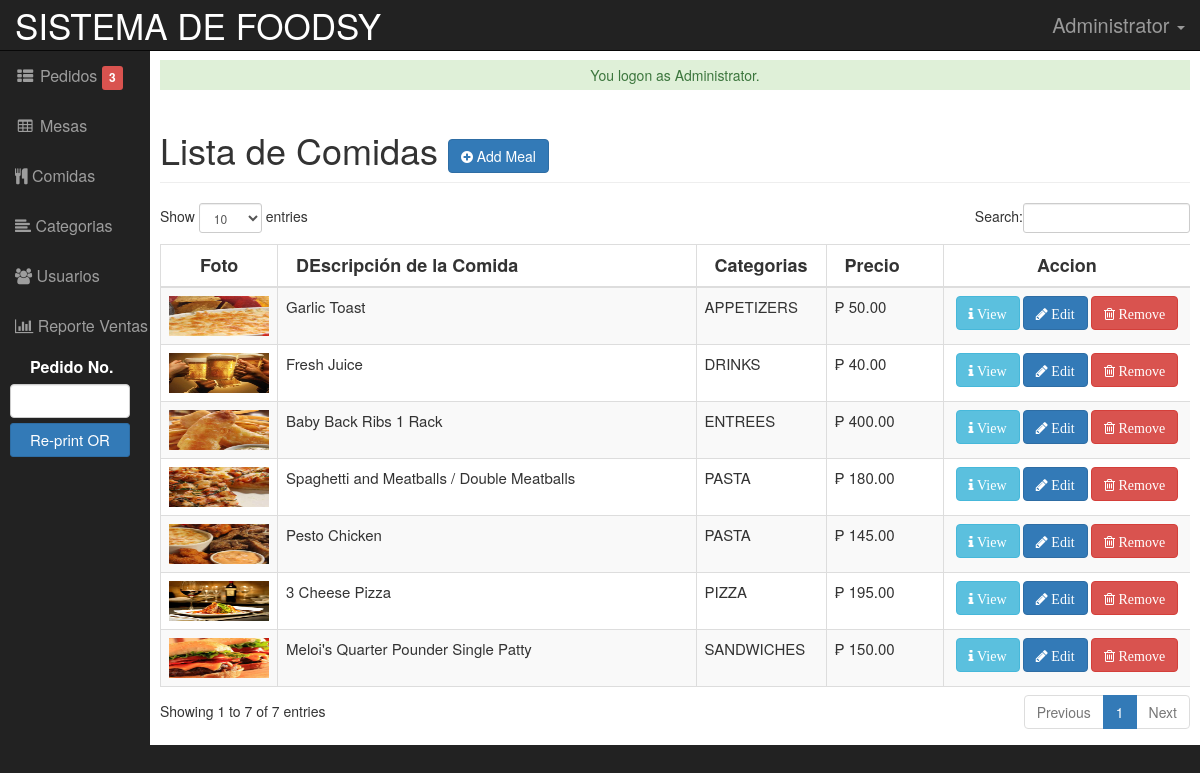
Screenshot of /admin/meals/index.php (signed in) with the database file from the repository.
### tables this page shows
CREATE TABLE IF NOT EXISTS `tbltitle` (
  `TItleID` int(11) NOT NULL AUTO_INCREMENT,
  `Title` text NOT NULL,
  `Subtitle` text NOT NULL,
  PRIMARY KEY (`TItleID`)
);

CREATE TABLE IF NOT EXISTS `tblmeals` (
  `MEALID` varchar(30) NOT NULL,
  `MEALS` varchar(255) NOT NULL,
  `CATEGORIES` varchar(90) NOT NULL,
  `PRICE` double NOT NULL,
  `CATEGORYID` int(11) NOT NULL,
  `MEALPHOTO` varchar(90) NOT NULL,
  PRIMARY KEY (`MEALID`)
);

CREATE TABLE IF NOT EXISTS `tblcategory` (
  `CATEGORYID` int(11) NOT NULL AUTO_INCREMENT,
  `CATEGORY` varchar(90) NOT NULL,
  PRIMARY KEY (`CATEGORYID`)
);

### admin/meals/index.php (called while the page is built, shortened)
<?php
require_once("../../include/initialize.php");
require_once ("../theme/templates.php");
?>

### include/database.php (called while the page is built, shortened)
<?php
class Database {
	var $sql_string = '';
	private $conn;
	public function open_connection() {
		$this->conn = mysqli_connect(server,user,pass);
		if(!$this->conn){
			echo "Problem in database connection! Contact administrator!";
			exit();
		}else{
			$db_select = mysqli_select_db($this->conn,database_name);
		}
	}
	function setQuery($sql='') {
		$this->sql_string=$sql;
	}
	function executeQuery() {
		$result = mysqli_query($this->conn,$this->sql_string);
		return $result;
	}
	private function confirm_query($result) {
		return $result;
	}
	function loadResultList( $key='' ) {
		$cur = $this->executeQuery();
		$array = array();
		while ($row = mysqli_fetch_object($cur)) {
			if ($key) {
				$array[$row->$key] = $row;
			} else {
				$array[] = $row;
			}
		}
		return $array;
	}
	function loadSingleResult() {
		$cur = $this->executeQuery();
		while ($row = mysqli_fetch_object($cur)) {
		return $data = $row;
		}
	}
	public function num_rows($result_set) {
		return mysqli_num_rows($result_set);
	}
}
$mydb = new Database();
?>

### include/function.php (called while the page is built, shortened)
<?php
function currentpage(){
		$this_page = $_SERVER['SCRIPT_NAME'];
	    $bits = explode('/',$this_page);
		return $bits[3];
	}
?>

### admin/meals/list.php (the view, shortened to what this page needs)
<div class="row">
     	 <div class="col-lg-12">
          <h1 class="page-header">Lista de Comidas  <a href="index.php?view=add" class="btn btn-primary btn-s  ">  <i class="fa fa-plus-circle fw-fa"></i> Add Meal</a>  </h1>
     		</div>
 		 </div>
	    <form action="controller.php?action=delete" Method="POST">
	    <div class="table-responsive">
		<table id="dash-table"  class="table table-striped table-bordered table-hover "  style="font-size:12px" cellspacing="0" >
		  <thead style="font-size: 18px;">
		  	<tr>
		  		<th style="text-align: center;">Foto</th>
		  		<th>DEscripción de la Comida</th>
		  		<th>Categorias</th>
		  		<th>Precio</th>
		  		<th style="text-align: center;">Accion</th>
		  	</tr>
		  </thead>
	  <tbody>
		  	<?php
		  		$query = "SELECT * FROM `tblmeals` m , `tblcategory` c
         					 WHERE  m.`CATEGORYID` = c.`CATEGORYID` ORDER BY CATEGORIES ";
		  		$mydb->setQuery($query);
		  		$cur = $mydb->loadResultList();
				foreach ($cur as $result) {
		  		echo '<tr>';
		    	echo '<td width="100px">
					<a class="MEALID" href="#" data-target="#menuModal"  data-toggle="modal"  data-id="'.$result->MEALID.'">
					<img  title="Change Photo" width="100px" height="40px" src="'.web_root.'admin/meals/'.$result->MEALPHOTO . '">
					</a></td>';
		  		echo '<td style="font-size:15px;">'.$result->MEALS.'</a></td>';
		  		echo '<td style="font-size:15px; width:100px">'. $result->CATEGORY.'</td>';
		  		echo '<td style="font-size:15px;" width="100px"> &#8369 '.  number_format($result->PRICE,2).'</td>';
		  	 	echo '<td align="center" width="230px"> <a title="View Info" href="index.php?view=view&id='.$result->MEALID.'" class="btn btn-info btn-s  ">  <span class="fa  fa-info fw-fa "> View</a>
		  	 	     <a title="Edit" href="index.php?view=edit&id='.$result->MEALID.'" class="btn btn-primary btn-s  ">  <span class="fa fa-pencil fw-fa"> Edit</a>
		  		     <a title="Remove" href="controller.php?action=delete&id='.$result->MEALID.'" class="btn btn-danger btn-s  ">  <span class="fa  fa-trash-o fw-fa "> Remove</a></td>';
		  	}
		  	?>
		  </tbody>
		</table>
		</div>
		</form>

### admin/theme/templates.php (shortened to what this page needs)
<!DOCTYPE html>
<html lang="en">
<head>
    <?php
      $sql = "SELECT * FROM `tbltitle` WHERE TItleID=1";
                 $mydb->setQuery($sql);
    ?>
    <link href="<?php echo web_root; ?>admin/css/bootstrap.min.css" rel="stylesheet">
    <link href="<?php echo web_root; ?>admin/css/sb-admin.css" rel="stylesheet">
    <link href="<?php echo web_root; ?>admin/css/dataTables.bootstrap.css" rel="stylesheet" type="text/css">
    <link href="<?php echo web_root; ?>admin/css/bootstrap-datetimepicker.min.css" rel="stylesheet" type="text/css">
      <link href="<?php echo web_root; ?>css/bootstrap-timepicker.min.css" rel="stylesheet" type="text/css">
    <link href="<?php echo web_root; ?>admin/font-awesome/css/font-awesome.min.css" rel="stylesheet" type="text/css">
    <link href="<?php echo web_root; ?>admin/css/ekko-lightbox.css" rel="stylesheet">
    <link href="<?php echo web_root; ?>css/jquery.treetable.css" rel="stylesheet">
        <link href="<?php echo web_root; ?>css/jquery.treetable.theme.default.css" rel="stylesheet">
</head>
  <?php
  $query = "SELECT SUM(TOTALPAYMENT) AS 'SALES' FROM `tblpayments`
             WHERE  DATE(TRANSDATE) =CURDATE()";
        $mydb->setQuery($query);
   $query = "SELECT * FROM `tblorders`
             WHERE  STATUS='Pending' GROUP BY ORDERNO ";
        $mydb->setQuery($query);
        $cur = $mydb->executeQuery();
        $maxrow = $mydb->num_rows($cur);
                $sql = "SELECT * FROM `tbltitle` WHERE TItleID=1";
                 $mydb->setQuery($sql);
                $viewTitle = $mydb->loadSingleResult();
?>
<body>
<div id="wrapper">
        <nav class="navbar navbar-inverse navbar-fixed-top" role="navigation">
            <div class="navbar-header">
                <?php
                if ($_SESSION['ADMIN_ROLE']=='Administrator') {
             ?>
                <a class="navbar-brand" href="../changetitle.php" style="font-size: 35px;" data-toggle="lightbox" data-title="Change Title"><?php
                echo $viewTitle->Title;;
            ?> </a>
          <?php }else if($_SESSION['ADMIN_ROLE']=='Cashier'){ ?>
                <a class="navbar-brand"><?php
                echo $viewTitle->Title;;
            ?> </a>
        <?php    } ?>
            </div>
            <ul class="nav navbar-right top-nav">
                <li class="dropdown">
                    <a href="#" class="dropdown-toggle" style="font-size: 20px;" data-toggle="dropdown"><i class="fa fa-user-o"></i> <?php echo $_SESSION['ADMIN_FULLNAME']; ?> <b class="caret"></b></a>
                </li>
            </ul>
            <div class="collapse navbar-collapse navbar-ex1-collapse">
                <ul class="nav navbar-nav side-nav">
<?php if ($_SESSION['ADMIN_ROLE']=='Cashier' || $_SESSION['ADMIN_ROLE']=='Administrator') { ?>
                    <li class="<?php echo ($_GET['view']== 'POS' || $_GET['view']== 'addmeal') ? "active" : false;?>">
                        <a href="<?php echo web_root; ?>admin/orders/index.php?view=POS"><i class="fa fa-fw fa-th-list"></i> Pedidos <div id="notif" class="label label-danger"><?php echo $maxrow; ?></div></a>
                    </li>
<?php } ?>
<?php if ($_SESSION['ADMIN_ROLE']=='Administrator'  || $_SESSION['ADMIN_ROLE']=='Cashier') { ?>
                    <li class="<?php echo (currentpage() == 'table') ? "active" : false;?>">
                        <a href="<?php echo web_root; ?>admin/table/"><i class="fa fa-fw fa-table"></i> Mesas</a>
                    </li>
<?php } ?>
<?php if ($_SESSION['ADMIN_ROLE']=='Administrator'  || $_SESSION['ADMIN_ROLE']=='Cashier') { ?>
                    <li class="<?php echo (currentpage() == 'meals') ? "active" : false;?>">
                        <a href="<?php echo web_root; ?>admin/meals/"><i class="fa fa-cutlery"></i> Comidas</a>
                    </li>
                    <li class="<?php echo (currentpage() == 'category') ? "active" : false;?>">
                        <a href="<?php echo web_root; ?>admin/category/"><i class="fa fa-align-left"></i> Categorias</a>
                    </li>
<?php } ?>
<?php if ($_SESSION['ADMIN_ROLE']=='Administrator' || $_SESSION['ADMIN_ROLE']=='Admin') {?>
                    <li class="<?php echo (currentpage() == 'user') ? "active" : false;?>">
                        <a href="<?php echo web_root; ?>admin/user/"><i class="fa fa-users"></i> Usuarios</a>
                    </li>
<?php } ?>
<?php if ($_SESSION['ADMIN_ROLE']=='Administrator') { ?>
                    <li class="<?php echo (currentpage() == 'report') ? "active" : false;?>">
                        <a href="<?php echo web_root; ?>admin/report/"><i class="fa fa-bar-chart"></i> Reporte Ventas</a>
                    </li>
<?php } ?>
<?php if ($_SESSION['ADMIN_ROLE']=='Administrator'  || $_SESSION['ADMIN_ROLE']=='Cashier') { ?>
                    <li>
                      <form target="_blank" action="<?php echo web_root;?>admin/orders/reprint.php" method="POST">
                        <label style="margin-left: 30px;color: #fff;margin-top: 5px;">Pedido No.</label><br/>
                        <input class="form-control" type="" name="orderno" style="width: 120px; color: black; margin-left: 10px;margin-bottom: 5px; font-weight: bold; font-size: 15px; text-align: center;">
                        <input type="submit" name="Re-print" value="Re-print OR" style="width: 120px;margin-left: 10px; font-size: 15px;" class="btn btn-primary btn-sm">
                      </form>
                    </li>
<?php } ?>
                </ul>
            </div>
        </nav>
        <div id="page-wrapper">
            <div class="container-fluid">
               <div class="row" >
                  <?php require_once $content; ?>
            </div>
        </div>
    </div>
</body>
</html>

### admin/css/sb-admin.css (style rules this page uses)
body { margin-top: 100px; background-color: #222; }
@media (min-width:768px) { body { margin-top: 50px; } }
#wrapper { padding-left: 0; }
#page-wrapper { width: 100%; padding: 0; background-color: #fff; }
@media (min-width:768px) { #wrapper { padding-left: 150px; } }
@media (min-width:768px) { #page-wrapper { padding: 10px; } }
.top-nav { padding: 0 15px; }
.top-nav>li { display: inline-block; float: left; }
.top-nav>li>a { padding-top: 15px; padding-bottom: 15px; line-height: 20px; color: #999; }
@media (min-width:768px) { .side-nav { position: fixed; top: 51px; width: 150px; border: none; border-radius: 0; overflow-y: auto; background-color: #222; bottom: 0; overflow-x: hidden; padding-bottom: 40px; } }
@media (min-width:768px) { .side-nav>li>a { width: 200px; } }

### admin/theme/templates.php (style rules this page uses)
.nav { font-size: 16px; }

### rows the page displays
tbltitle: Title "SISTEMA DE FOODSY"
tblmeals: MEALPHOTO (picture), MEALS "Garlic Toast", CATEGORYID.CATEGORY "APPETIZERS", PRICE "50.00"
tblmeals: MEALPHOTO (picture), MEALS "Fresh Juice", CATEGORYID.CATEGORY "DRINKS", PRICE "40.00"
tblmeals: MEALPHOTO (picture), MEALS "Baby Back Ribs 1 Rack", CATEGORYID.CATEGORY "ENTREES", PRICE "400.00"
tblmeals: MEALPHOTO (picture), MEALS "Spaghetti and Meatballs / Double Meatballs", CATEGORYID.CATEGORY "PASTA", PRICE "180.00"
tblmeals: MEALPHOTO (picture), MEALS "Pesto Chicken", CATEGORYID.CATEGORY "PASTA", PRICE "145.00"
tblmeals: MEALPHOTO (picture), MEALS "3 Cheese Pizza", CATEGORYID.CATEGORY "PIZZA", PRICE "195.00"
tblmeals: MEALPHOTO (picture), MEALS "Meloi's Quarter Pounder Single Patty", CATEGORYID.CATEGORY "SANDWICHES", PRICE "150.00"

### other values shown
$_SESSION['ADMIN_FULLNAME'] "Administrator"
$maxrow "3"
$_SESSION['message'] "You logon as Administrator."
